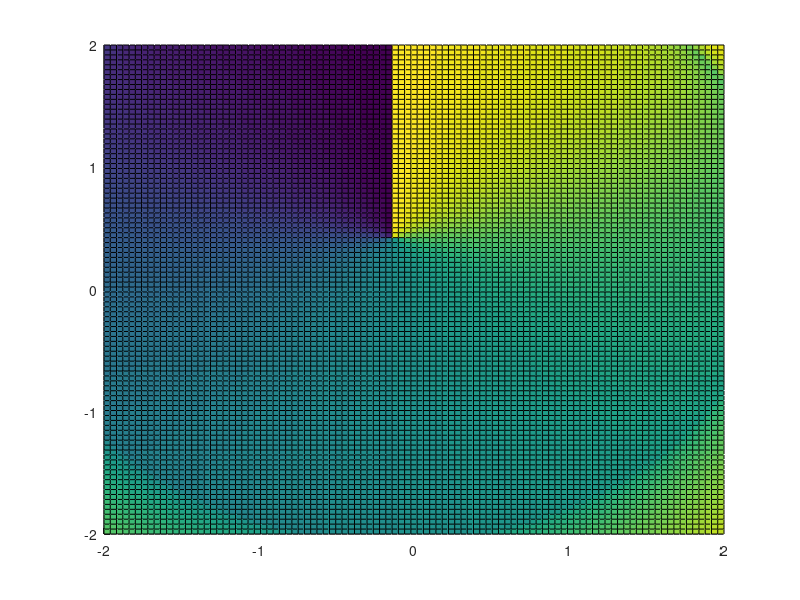

Here is the MATLAB script that generated this plot:
% Figuring out when the function to find beta angle becomes undefined

x = linspace(-2, 2, 100);
y = linspace(-2, 2, 100);
[x_2, y_2] = meshgrid(x, y);
m_1 = -0.153543;
m_2 = 0.405512;
d = 3.052717;
l = 0.568898;

a = (4*l*m_1 - 4*l*x_2).^2;
b = d^2 - l^2 + 2*l*m_2 - 2*l*y_2 - m_1^2 + 2*m_1*x_2 - m_2^2 + 2*m_2*y_2 - x_2.^2 - y_2.^2;
c = d^2 - l^2 - 2*l*m_2 + 2*l*y_2 - m_1^2 + 2*m_1*x_2 - m_2^2 + 2*m_2*y_2 - x_2.^2 - y_2.^2;
top = sqrt(a - 4.*b.*c) - 2*l*m_1 + 2*l.*x_2; 
bottom = d^2 - l^2 + 2*l*m_2 - 2*l*y_2 - m_1^2 + 2*m_1*x_2 - m_2^2 + 2*m_2*y_2 - x_2.^2 - y_2.^2;
beta = 2*(atan(0.5*top./bottom));

figure;
hold on
surf(x_2, y_2, real(beta))
